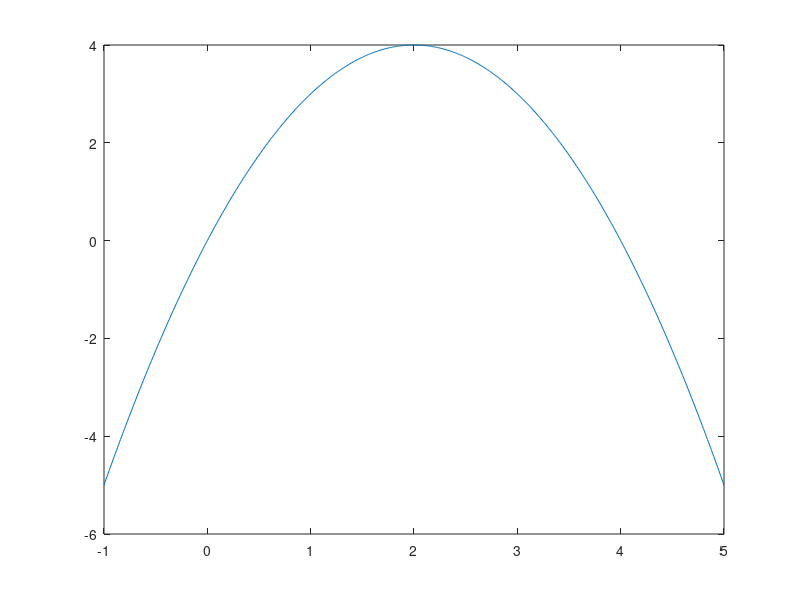

This figure's MATLAB source:
%introduce coefficients
a = -1
b = 4
c = 0

%x values from -1 to 5 with a difference of .01
x = [-1:.01:5]

%creating a function, here@defines an anonymous function
f = @(a,b,c,x) a*x.^2+b*x+c

%creating y values with respect to x
y = f(a,b,c,x)

plot(x,y)


no_of_division = 6

%divide x(0-4) in divisions, finer the division better the result
x_partition = linspace(0,4,no_of_division)

%finding corresponding y-values
coressponding_y = f(a,b,c,x_partition)

%find del_x(b-a/no. of elements)
del_x = 4/(no_of_division-1)
area = (0)

%calculate area
for i=1:no_of_division-1
   area = area+0.5*del_x*(coressponding_y(i)+coressponding_y(i+1))
end

%plot figure

plot(x,y)

